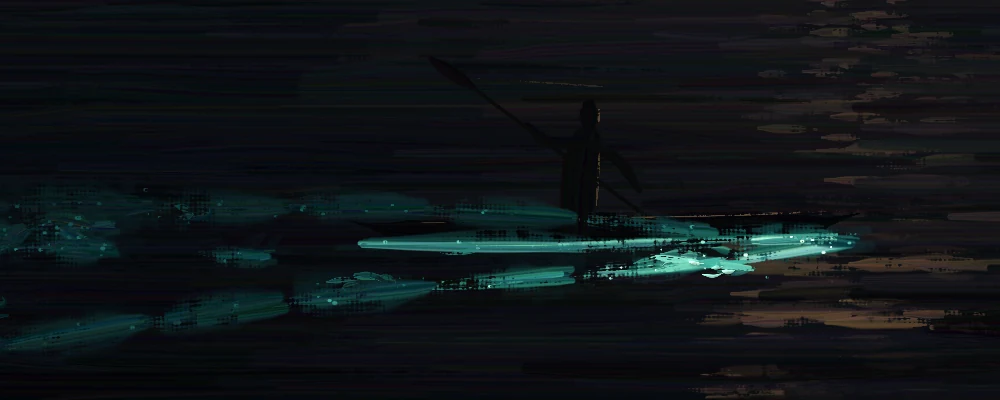
#> input picture runs/two-kinds-of-fire/preview/detail-kayak.webp, 1000 x 400 px, given in place of two_kinds_of_fire.png, which was not available
$ python previews.py
#> lines starting #> are read from the running program, lines starting #| are printed output that depends on the picture; pictures that were not available may be replaced by others from this repository, and a replacement may not be noted
"""Make the small, git-friendly previews from a full render in output/.

    python3 src/previews.py

Writes preview/hero.webp (1600 px), preview/detail-*.webp (full-resolution
crops) and preview/stages/*.webp (1000 px).  The full-size PNG, the film and
the stroke log are not committed; they are published as release assets.
"""

from __future__ import annotations

import glob
import os

from PIL import Image

ROOT = os.path.dirname(os.path.dirname(os.path.abspath(__file__)))
OUT = os.path.join(ROOT, "output")
PRE = os.path.join(ROOT, "preview")

# (name, box) crops at full 3000 x 2000 resolution
DETAILS = [("detail-kayak", (1150, 1450, 2150, 1850)),
           ("detail-launch", (1800, 250, 2400, 850))]


def webp(im, path, maxw=None, q=84):
    im = im.convert("RGB")
    if maxw and im.width > maxw:
        im = im.resize((maxw, round(im.height * maxw / im.width)), Image.LANCZOS)
    im.save(path, "WEBP", quality=q, method=6)


def main():
    os.makedirs(os.path.join(PRE, "stages"), exist_ok=True)
    final = Image.open(os.path.join(OUT, "two_kinds_of_fire.png"))
#> final is the input picture: PIL image 1000x400 RGB; mean R, G, B 15.6, 20.8, 23.7
    webp(final, os.path.join(PRE, "hero.webp"), 1600, q=88)
    for name, box in DETAILS:
        webp(final.crop(box), os.path.join(PRE, name + ".webp"), q=88)
    for f in sorted(glob.glob(os.path.join(OUT, "stages", "*.jpg"))):
        base = os.path.splitext(os.path.basename(f))[0]
        webp(Image.open(f), os.path.join(PRE, "stages", base + ".webp"), 1000)
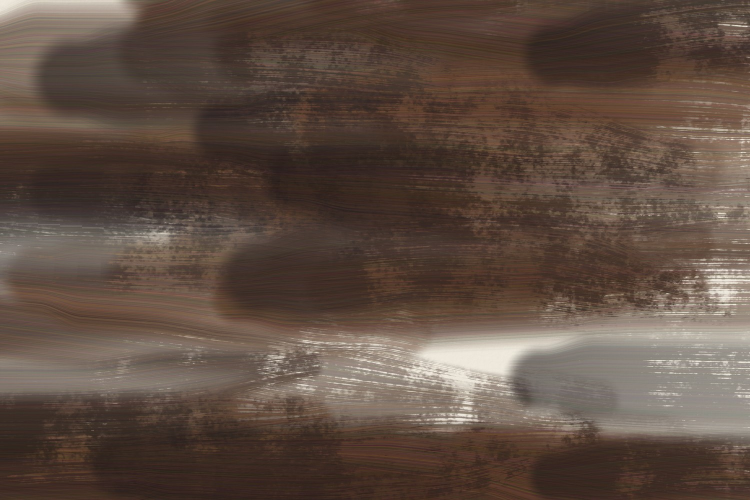
#> input picture two-kinds-of-fire/output/stages/01_toned_ground.jpg, 1500 x 1000 px (shown at 1/2 size)
#> call 4 of webp, with maxw = 1000, q = 84
#> in webp, im is the input picture: PIL image 1500x1000 RGB; mean R, G, B 95.1, 77.8, 67.1
#> in webp (call 4), `im = im.resize((maxw, round(im.height * maxw / im.width)), Image.LANCZ..`:
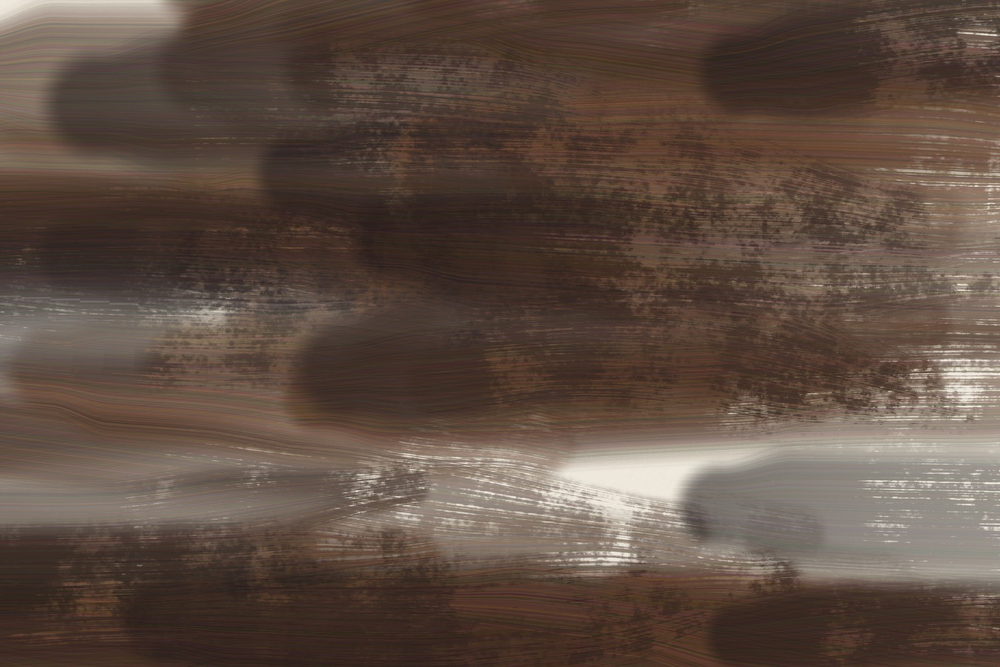
#> im: PIL image 1000x667 RGB; mean R, G, B 95.1, 77.8, 67.1
#> pass 2 of the loop in main, `for f in sorted(glob.glob(os.path.join(OUT, "stages", "*.jpg"))):`:
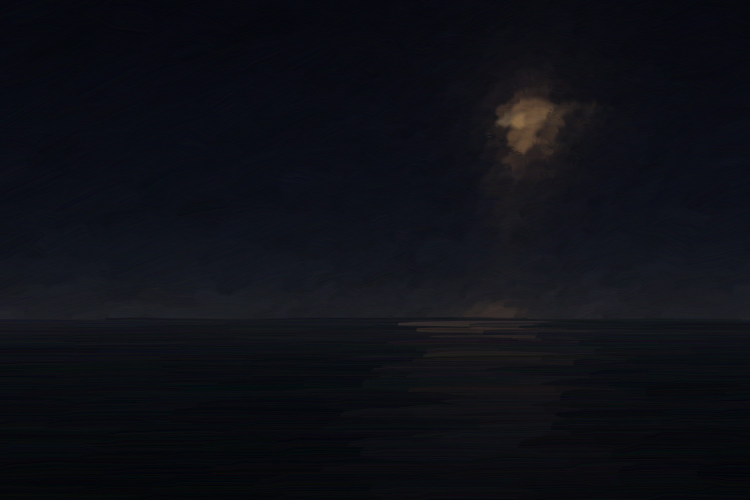
#> input picture two-kinds-of-fire/output/stages/02_sky_and_water_masses.jpg, 1500 x 1000 px (shown at 1/2 size)
#> in webp, im is the input picture: PIL image 1500x1000 RGB; mean R, G, B 14.1, 15.4, 21.8
#> in webp (call 5), `im = im.resize((maxw, round(im.height * maxw / im.width)), Image.LANCZ..`:
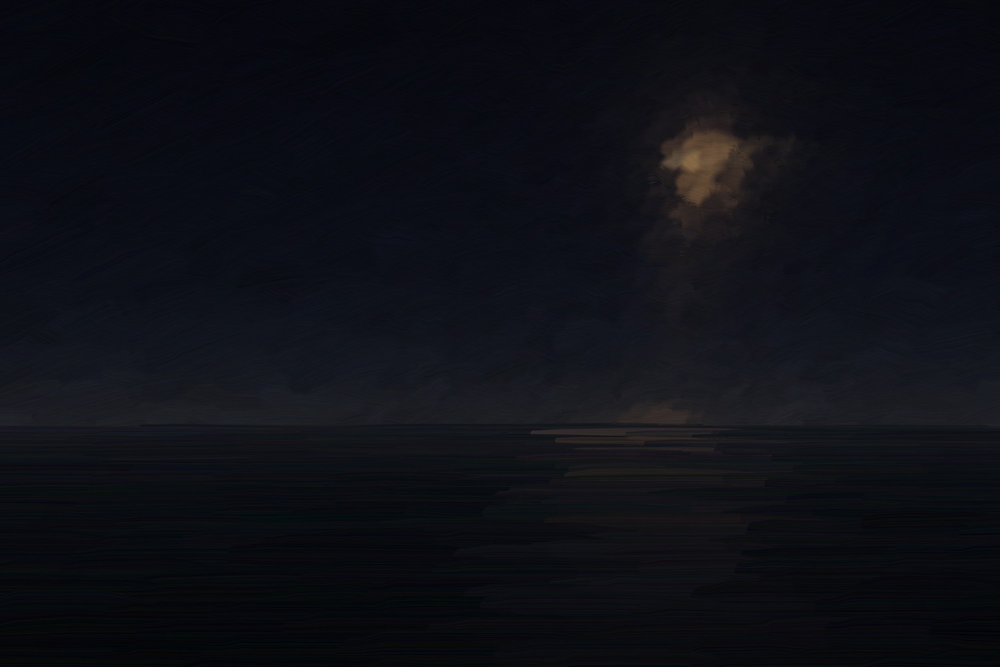
#> im: PIL image 1000x667 RGB; mean R, G, B 14.1, 15.4, 21.8
#> pass 3 of the loop in main, `for f in sorted(glob.glob(os.path.join(OUT, "stages", "*.jpg"))):`:
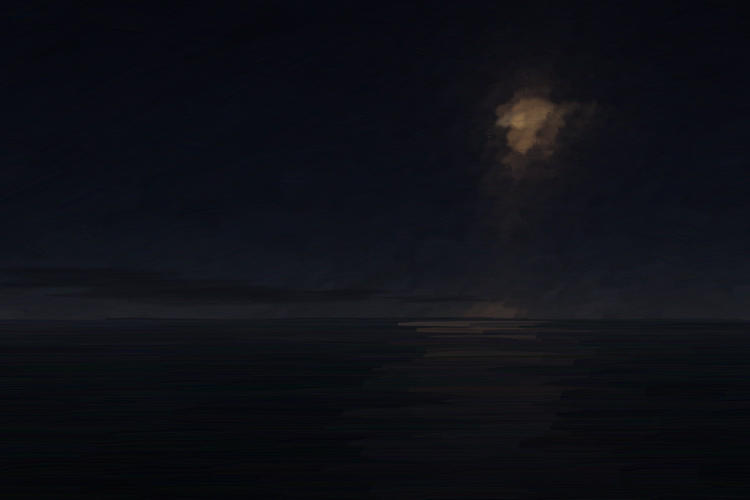
#> input picture two-kinds-of-fire/output/stages/03_atmosphere.jpg, 1500 x 1000 px (shown at 1/2 size)
#> in webp, im is the input picture: PIL image 1500x1000 RGB; mean R, G, B 14, 15.3, 21.7
#> in webp (call 6), `im = im.resize((maxw, round(im.height * maxw / im.width)), Image.LANCZ..`:
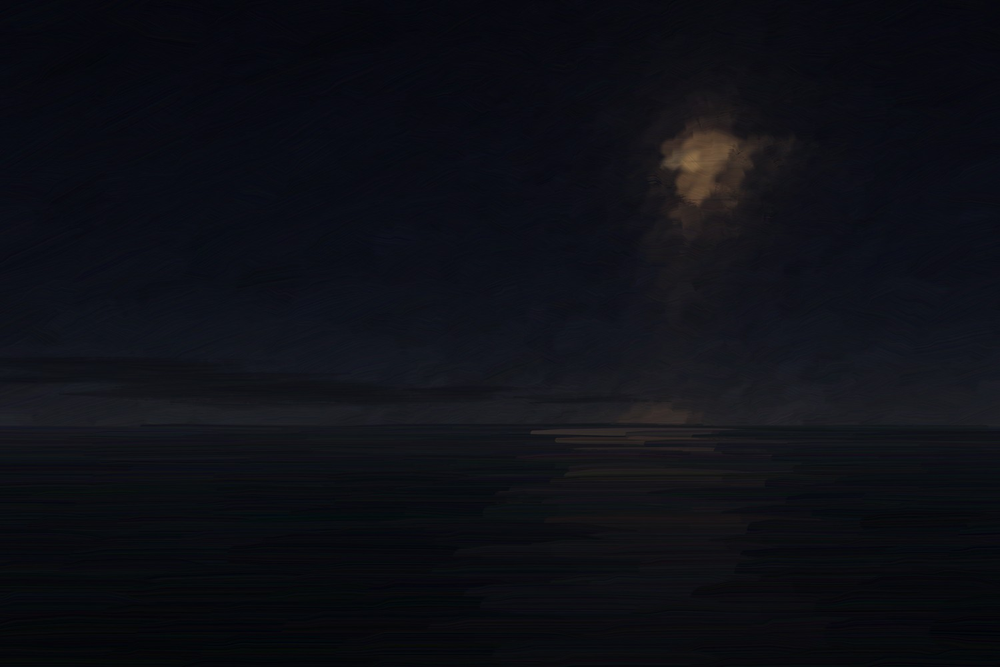
#> im: PIL image 1000x667 RGB; mean R, G, B 14, 15.3, 21.7
    print("previews written to", PRE)
#| previews written to runs/two-kinds-of-fire/preview


if __name__ == "__main__":
    main()
